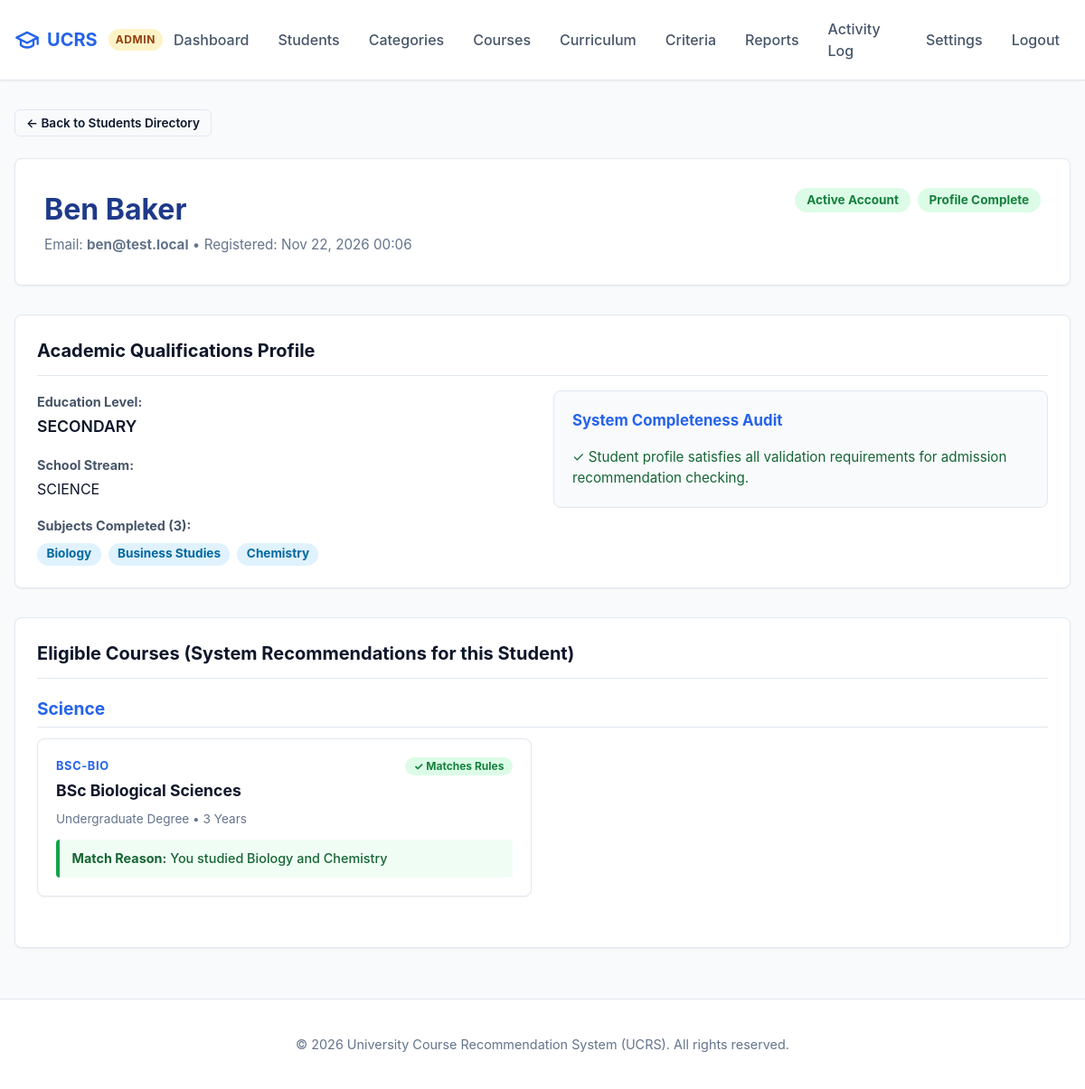
Screenshot of /admin/student_view.php?id=3 (signed in) with the database file from the repository.
### tables this page shows
CREATE TABLE IF NOT EXISTS users (
    id INT AUTO_INCREMENT PRIMARY KEY,
    full_name VARCHAR(100) NOT NULL,
    email VARCHAR(150) NOT NULL UNIQUE,
    password_hash VARCHAR(255) NOT NULL,
    role ENUM('STUDENT', 'ADMIN') NOT NULL DEFAULT 'STUDENT',
    education_level ENUM('SECONDARY', 'TERTIARY') NULL,
    is_active TINYINT(1) NOT NULL DEFAULT 1,
    failed_logins INT NOT NULL DEFAULT 0,
    locked_until DATETIME NULL,
    created_at TIMESTAMP DEFAULT CURRENT_TIMESTAMP
);

CREATE TABLE IF NOT EXISTS student_profiles (
    user_id INT PRIMARY KEY,
    stream ENUM('SCIENCE', 'BUSINESS', 'ARTS', 'OTHER') NULL,
    program_id INT NULL,
    program_status ENUM('CURRENT', 'COMPLETED') NULL,
    updated_at TIMESTAMP DEFAULT CURRENT_TIMESTAMP ON UPDATE CURRENT_TIMESTAMP,
    FOREIGN KEY (user_id) REFERENCES users(id) ON DELETE CASCADE,
    FOREIGN KEY (program_id) REFERENCES programs(id) ON DELETE SET NULL
);

CREATE TABLE IF NOT EXISTS courses (
    id INT AUTO_INCREMENT PRIMARY KEY,
    category_id INT NOT NULL,
    code VARCHAR(20) NOT NULL UNIQUE,
    name VARCHAR(150) NOT NULL,
    description TEXT,
    level VARCHAR(50),
    duration VARCHAR(50),
    is_active TINYINT(1) NOT NULL DEFAULT 1,
    FOREIGN KEY (category_id) REFERENCES categories(id) ON DELETE RESTRICT
);

### includes/config.php (called while the page is built, shortened)
<?php
function app_url(string $path = ''): string {
    static $base = null;
    if ($base === null) {
        $docRoot = isset($_SERVER['DOCUMENT_ROOT']) ? str_replace('\\', '/', realpath($_SERVER['DOCUMENT_ROOT'])) : '';
        $appRoot = str_replace('\\', '/', realpath(APP_ROOT));
        if ($docRoot && str_starts_with($appRoot, $docRoot)) {
            $base = substr($appRoot, strlen($docRoot));
        } else {
            $script = str_replace('\\', '/', $_SERVER['SCRIPT_NAME'] ?? '');
            $parts = explode('/', trim($script, '/'));
            $base = !empty($parts) && $parts[0] !== 'index.php' ? '/' . $parts[0] : '';
        }
        $base = rtrim($base, '/');
    }
    $path = ltrim($path, '/');
    return ($base ? $base : '') . ($path !== '' ? '/' . $path : '');
}
function e(?string $value): string {
    return htmlspecialchars($value ?? '', ENT_QUOTES, 'UTF-8');
}

### includes/eligibility.php (called while the page is built, shortened)
<?php
require_once __DIR__ . '/config.php';
function check_profile_completeness(PDO $pdo, int $userId): array {
    $stmt = $pdo->prepare("SELECT id, full_name, email, education_level FROM users WHERE id = ?");
    $stmt->execute([$userId]);
    $user = $stmt->fetch();
    $educationLevel = $user['education_level'];
    $missing = [];
    if ($educationLevel === 'SECONDARY') {
        $stmtSettings = $pdo->query("SELECT setting_value FROM settings WHERE setting_key = 'min_subjects'");
        $minSubjects = (int)($stmtSettings->fetchColumn() ?: 3);
        $stmtSubs = $pdo->prepare("SELECT COUNT(*) FROM student_subjects WHERE user_id = ?");
        $stmtSubs->execute([$userId]);
        $subjectCount = (int)$stmtSubs->fetchColumn();
    }
    return [
        'is_complete' => empty($missing),
        'education_level' => $educationLevel,
        'missing_items' => $missing
    ];
}
function get_student_qualification_items(PDO $pdo, int $userId, string $educationLevel): array {
    if ($educationLevel === 'SECONDARY') {
        $stmt = $pdo->prepare("SELECT subject_id FROM student_subjects WHERE user_id = ?");
        $stmt->execute([$userId]);
        return array_map('intval', $stmt->fetchAll(PDO::FETCH_COLUMN));
    } elseif ($educationLevel === 'TERTIARY') {
        $stmt = $pdo->prepare("SELECT program_id FROM student_profiles WHERE user_id = ? AND program_status IN ('CURRENT', 'COMPLETED')");
        $stmt->execute([$userId]);
        $progId = $stmt->fetchColumn();
        return $progId ? [(int)$progId] : [];
    }
    return [];
}
function get_course_rules_by_group(PDO $pdo, int $courseId, string $educationLevel): array {
    if ($educationLevel === 'SECONDARY') {
        $stmt = $pdo->prepare("
            SELECT cr.group_no, cr.subject_id AS item_id, s.name AS item_name
            FROM course_requirements cr
            JOIN subjects s ON cr.subject_id = s.id
            WHERE cr.course_id = ? AND cr.applies_to = 'SECONDARY' AND s.is_active = 1
            ORDER BY cr.group_no ASC, s.name ASC
        ");
    }
    $stmt->execute([$courseId]);
    $rows = $stmt->fetchAll();
    $groups = [];
    foreach ($rows as $row) {
        $gNo = (int)$row['group_no'];
        if (!isset($groups[$gNo])) {
            $groups[$gNo] = [
                'ids' => [],
                'names' => []
            ];
        }
        $groups[$gNo]['ids'][] = (int)$row['item_id'];
        $groups[$gNo]['names'][] = $row['item_name'];
    }
    return $groups;
}
function evaluate_course_for_student(PDO $pdo, array $course, int $userId, string $educationLevel, array $studentItems): array {
    $courseId = (int)$course['id'];
    $groups = get_course_rules_by_group($pdo, $courseId, $educationLevel);
    $allPassed = true;
    $matchedItems = [];
    $unmetGroups = [];
    foreach ($groups as $groupNo => $gData) {
        $intersect = array_intersect($studentItems, $gData['ids']);
        if (count($intersect) > 0) {
            foreach ($intersect as $matchedId) {
                $idx = array_search($matchedId, $gData['ids']);
                if ($idx !== false && isset($gData['names'][$idx])) {
                    $matchedItems[] = $gData['names'][$idx];
                }
            }
        } else {
            $allPassed = false;
            $unmetGroups[] = implode(' or ', $gData['names']);
        }
    }
    $matchedItems = array_values(array_unique($matchedItems));
    $matchedCount = count($matchedItems);
    if ($allPassed) {
        $reason = '';
        if ($educationLevel === 'SECONDARY') {
            $reason = 'You studied ' . implode(' and ', $matchedItems);
        } else {
            $reason = 'Your program is ' . implode(' / ', $matchedItems);
        }
        return [
            'is_eligible' => true,
            'reason' => $reason,
            'matched_count' => $matchedCount,
            'has_rules' => true,
            'missing_description' => ''
        ];
    } else {
        $missingDesc = 'Needs ' . implode('; and ', $unmetGroups);
        return [
            'is_eligible' => false,
            'reason' => '',
            'matched_count' => $matchedCount,
            'has_rules' => true,
            'missing_description' => $missingDesc
        ];
    }
}
function get_student_recommendations(PDO $pdo, int $userId): array {
    $completeness = check_profile_completeness($pdo, $userId);
    $educationLevel = $completeness['education_level'];
    $studentItems = get_student_qualification_items($pdo, $userId, $educationLevel);
    $stmt = $pdo->query("
        SELECT c.*, cat.name AS category_name, cat.id AS category_id
        FROM courses c
        JOIN categories cat ON c.category_id = cat.id
        WHERE c.is_active = 1 AND cat.is_active = 1
        ORDER BY cat.name ASC, c.name ASC
    ");
    $courses = $stmt->fetchAll();
    $eligibleCourses = [];
    foreach ($courses as $course) {
        $eval = evaluate_course_for_student($pdo, $course, $userId, $educationLevel, $studentItems);
        if ($eval['is_eligible']) {
            $course['match_reason'] = $eval['reason'];
            $course['matched_count'] = $eval['matched_count'];
            $eligibleCourses[] = $course;
        }
    }
    $grouped = [];
    foreach ($eligibleCourses as $c) {
        $cat = $c['category_name'];
        if (!isset($grouped[$cat])) {
            $grouped[$cat] = [];
        }
        $grouped[$cat][] = $c;
    }
    return [
        'status' => 'success',
        'missing' => [],
        'grouped_courses' => $grouped
    ];
}

### admin/student_view.php (the view, shortened to what this page needs)
<?php
require_once __DIR__ . '/../includes/config.php';
require_once __DIR__ . '/../includes/auth.php';
require_once __DIR__ . '/../includes/eligibility.php';
$pdo = get_db();
$studentId = isset($_GET['id']) ? (int)$_GET['id'] : 0;
$stmtUser = $pdo->prepare("SELECT * FROM users WHERE id = ? AND role = 'STUDENT'");
$stmtUser->execute([$studentId]);
$student = $stmtUser->fetch();
$completeness = check_profile_completeness($pdo, $studentId);
$isComplete = $completeness['is_complete'];
$educationLevel = $student['education_level'];
$stmtProfile = $pdo->prepare("
    SELECT sp.*, p.name AS program_name
    FROM student_profiles sp
    LEFT JOIN programs p ON sp.program_id = p.id
    WHERE sp.user_id = ?
");
$stmtProfile->execute([$studentId]);
$profile = $stmtProfile->fetch();
$stmtSubjects = $pdo->prepare("
    SELECT s.name
    FROM student_subjects ss
    JOIN subjects s ON ss.subject_id = s.id
    WHERE ss.user_id = ?
    ORDER BY s.name ASC
");
$stmtSubjects->execute([$studentId]);
$subjects = $stmtSubjects->fetchAll(PDO::FETCH_COLUMN);
$recommendations = get_student_recommendations($pdo, $studentId);
require_once __DIR__ . '/../includes/header.php';
?>
<div style="margin-bottom: 1.5rem;">
    <a href="<?= e(app_url('admin/students.php')) ?>" class="btn btn-outline btn-sm">&larr; Back to Students Directory</a>
</div>
<div class="card" style="padding: 2rem; margin-bottom: 2rem;">
    <div style="display: flex; justify-content: space-between; align-items: flex-start; flex-wrap: wrap; gap: 1rem;">
        <div>
            <h1 style="font-size: 2rem; margin: 0 0 0.25rem; color: #1e3a8a;"><?= e($student['full_name']) ?></h1>
            <div style="font-size: 0.95rem; color: var(--text-muted);">
                Email: <strong><?= e($student['email']) ?></strong> &bull; Registered: <?= date('M d, Y H:i', strtotime($student['created_at'])) ?>
            </div>
        </div>
        <div style="display: flex; gap: 0.5rem; align-items: center;">
            <?php if ($student['is_active']): ?>
                <span class="badge badge-success" style="font-size: 0.85rem; padding: 0.4rem 0.8rem;">Active Account</span>
            <?php else: ?>
                <span class="badge badge-danger" style="font-size: 0.85rem; padding: 0.4rem 0.8rem;">Deactivated</span>
            <?php endif; ?>
            <?php if ($isComplete): ?>
                <span class="badge badge-success" style="font-size: 0.85rem; padding: 0.4rem 0.8rem;">Profile Complete</span>
            <?php else: ?>
                <span class="badge badge-warning" style="font-size: 0.85rem; padding: 0.4rem 0.8rem;">Profile Incomplete</span>
            <?php endif; ?>
        </div>
    </div>
</div>
<div class="card" style="margin-bottom: 2rem;">
    <div class="card-header">
        <h2 class="card-title">Academic Qualifications Profile</h2>
    </div>
    <div class="grid-2">
        <div>
            <div style="margin-bottom: 1rem;">
                <strong style="color: var(--secondary); font-size: 0.9rem;">Education Level:</strong>
                <div style="font-size: 1.1rem; font-weight: 600; color: var(--text-main); margin-top: 0.2rem;">
                    <?= e($educationLevel ?: 'Not Selected') ?>
                </div>
            </div>
            <?php if ($educationLevel === 'SECONDARY'): ?>
                <div style="margin-bottom: 1rem;">
                    <strong style="color: var(--secondary); font-size: 0.9rem;">School Stream:</strong>
                    <div style="font-size: 1rem; color: var(--text-main); margin-top: 0.2rem;">
                        <?= e($profile['stream'] ?? 'Not specified') ?>
                    </div>
                </div>
                <div>
                    <strong style="color: var(--secondary); font-size: 0.9rem;">Subjects Completed (<?= count($subjects) ?>):</strong>
                    <?php if (empty($subjects)): ?>
                        <div style="color: #dc2626; font-size: 0.95rem; margin-top: 0.25rem;">No subjects selected.</div>
                    <?php else: ?>
                        <div style="display: flex; gap: 0.5rem; flex-wrap: wrap; margin-top: 0.5rem;">
                            <?php foreach ($subjects as $sName): ?>
                                <span class="badge badge-info" style="font-size: 0.85rem; padding: 0.35rem 0.65rem;">
                                    <?= e($sName) ?>
                                </span>
                            <?php endforeach; ?>
                        </div>
                    <?php endif; ?>
                </div>
            <?php endif; ?>
        </div>
        <div>
            <div style="background: #f8fafc; border: 1px solid var(--border-color); border-radius: 8px; padding: 1.25rem;">
                <h3 style="margin-top: 0; font-size: 1.05rem; color: var(--primary);">System Completeness Audit</h3>
                <?php if ($isComplete): ?>
                    <p style="color: #166534; font-size: 0.95rem; margin: 0;">
                        &#10003; Student profile satisfies all validation requirements for admission recommendation checking.
                    </p>
                <?php endif; ?>
            </div>
        </div>
    </div>
</div>
<div class="card">
    <div class="card-header">
        <h2 class="card-title">Eligible Courses (System Recommendations for this Student)</h2>
    </div>
    <?php if ($recommendations['status'] === 'incomplete'): ?>
        <div class="alert alert-warning" style="margin: 1rem 0;">
            Recommendations cannot be calculated because the student's profile is incomplete.
        </div>
    <?php elseif ($recommendations['status'] === 'no_matches'): ?>
        <div class="alert alert-info" style="margin: 1rem 0;">
            No courses currently match this student's qualifications.
        </div>
    <?php else: ?>
        <?php foreach ($recommendations['grouped_courses'] as $catName => $cList): ?>
            <div style="margin-bottom: 2rem;">
                <h3 style="font-size: 1.2rem; color: var(--primary); border-bottom: 1px solid var(--border-color); padding-bottom: 0.35rem; margin-bottom: 0.75rem;">
                    <?= e($catName) ?>
                </h3>
                <div class="grid-2">
                    <?php foreach ($cList as $c): ?>
                        <div class="card" style="margin-bottom: 0; padding: 1.25rem;">
                            <div style="display: flex; justify-content: space-between; align-items: flex-start; margin-bottom: 0.25rem;">
                                <span class="course-code"><?= e($c['code']) ?></span>
                                <span class="badge badge-success">&#10003; Matches Rules</span>
                            </div>
                            <h4 style="margin: 0.25rem 0 0.5rem; font-size: 1.1rem; font-weight: 700;"><?= e($c['name']) ?></h4>
                            <div style="font-size: 0.85rem; color: var(--text-muted); margin-bottom: 0.75rem;">
                                <?= e($c['level']) ?> &bull; <?= e($c['duration']) ?>
                            </div>
                            <div class="match-reason-box" style="margin-bottom: 0;">
                                <strong>Match Reason:</strong> <?= e($c['match_reason']) ?>
                            </div>
                        </div>
                    <?php endforeach; ?>
                </div>
            </div>
        <?php endforeach; ?>
    <?php endif; ?>
</div>
<?php require_once __DIR__ . '/../includes/footer.php'; ?>

### rows the page displays
users: full_name "Ben Baker", email "ben@test.local", created_at "Nov 22, 2026 00:06", education_level "SECONDARY"
student_profiles: stream "SCIENCE"
courses: code "BSC-BIO", name "BSc Biological Sciences", level "Undergraduate Degree", duration "3 Years", match_reason "You studied Biology and Chemistry"

### other values shown
$userRole "ADMIN"
count($subjects) "3"
$sName "Biology"
$sName "Business Studies"
$sName "Chemistry"
$catName "Science"
